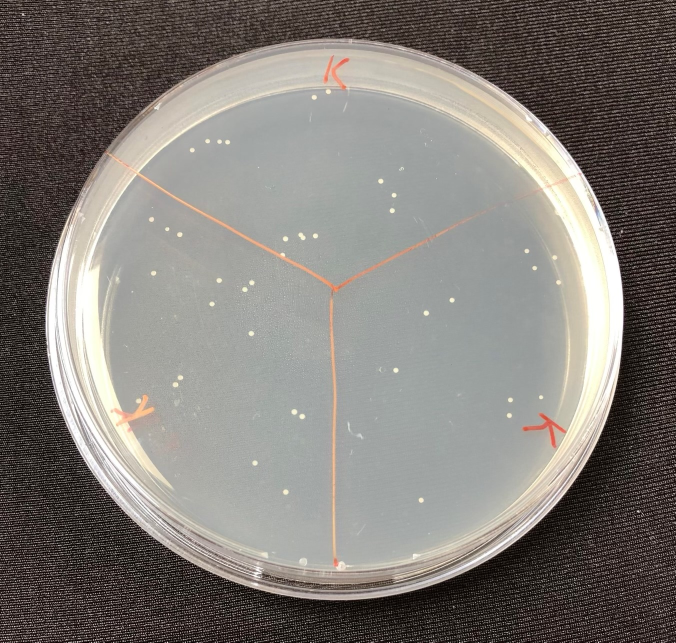
#> input picture src/img/bacteria_light_6.jpeg, 1351 x 1285 px (shown at 1/2 size); its folder holds 5 pictures in this run
$ python delta.py img/bacteria_dark.jpg   (older library calls are emulated)
#> lines starting #> are read from the running program, lines starting #| are printed output that depends on the picture; after the words box and inside, x2 and y2 are one past the last pixel; in counts of white or black regions, pixels touching at a corner belong together
#!/usr/bin/env python
# -*- coding: utf-8 -*-
"""
    Purpose: COSC428 Project 2021

    Title: Automated Bacterial Colony Enumeration

    Source: https://github.com/krransby/colony-counter
"""


__author__ = "Kayle Ransby - 34043590"
__credits__ = ["Kayle Ransby", "Richard Green"]
__version__ = "3.1.0"
__license__ = "???"

# Imports

import sys
import time
from csv import writer
import cv2
import numpy as np

# "Globals"

# Colour used to identify colonies
houghColor = (0, 0, 255)

# Function for outputing images
output_image = lambda n, v: cv2.imwrite(f'outputs/{n}.png', v)

# Debugging and output controls
DEBUG = False
OUTPUTDATA = False


def preprocess_image(img_ori):
    """
    Preprocesses the input image so that it can be used in the different algorithms.
    @param img_ori: Original input image.
    @Returns: (original image - cropped, preprocessed image).
    """

    # Kernal to be used for strong laplace filtering
    kernal_strong = np.array([
        [1, 1, 1],
        [1, -8, 1],
        [1, 1, 1]],
        dtype=np.float32)

    # Kernal to be used for weak laplace filtering
    kernal_weak = np.array([
        [0, 1, 0],
        [1, -4, 1],
        [0, 1, 0]],
        dtype=np.float32)

    # Perform laplace filtering
    img_lap = cv2.filter2D(img_ori, cv2.CV_32F, kernal_weak)
    img_sharp = np.float32(img_ori) - img_lap

    # Save the sharpened image
    if DEBUG:
        output_image("sharpened.png", img_sharp)

    # Convert to 8bits gray scale
    img_sharp = np.clip(img_sharp, 0, 255).astype('uint8')
    img_gray = cv2.cvtColor(img_sharp, cv2.COLOR_BGR2GRAY)

    # Save the greyscale image
    if DEBUG:
        output_image("greyscale.png", img_gray)

    # Binarize the greyscale image
    _, img_bin = cv2.threshold(img_gray, 0, 255, cv2.THRESH_BINARY | cv2.THRESH_OTSU)

    # Save the binary image
    if DEBUG:
        output_image("binary.png", img_bin)

    # Remove noise from the binary image
    img_bin = cv2.morphologyEx(img_bin, cv2.MORPH_OPEN, np.ones((3, 3), dtype=int))

    # Save the noise reduced binary image
    if DEBUG:
        output_image("noise_reduction.png", img_bin)

    # Find the circular plate mask in the image
    plate_mask, circle = find_plate(img_ori, img_bin)

    cv2.circle(img_ori, (int(circle[0]), int(circle[1])), int(circle[2]), houghColor, 2)

    # Crop the original image if needed
    img_ori = crop_image(img_ori, circle)

    # If the number of white pixels is greater than the number of black pixels
    # i.e. attempt to automatically detect the mask colour
    inv = 0
    if np.sum(img_bin == 255) > np.sum(img_bin == 0):
        inv = 1

    # Create the GUI elements
    window_name = 'Colour adjustment'
    cv2.namedWindow(window_name)
    cv2.createTrackbar("Invert Plate", window_name, 0, 1, nothing)
    cv2.createTrackbar("Invert Mask", window_name, 0, 1, nothing)
    cv2.createTrackbar("Process more", window_name, 0, 1, nothing)

    # Set default parameters
    cv2.setTrackbarPos("Invert Plate", window_name, inv)
    cv2.setTrackbarPos("Invert Mask", window_name, inv)
    cv2.setTrackbarPos("Process more", window_name, 0)

    # Loop to keep the window open
    while True:
        # Read the parameters from the GUI
        inv = cv2.getTrackbarPos('Invert Plate', window_name)
        mask_inv = cv2.getTrackbarPos('Invert Mask', window_name)
        extra_processing = cv2.getTrackbarPos('Process more', window_name)

        img_pro = np.copy(img_bin)

        # Apply circular mask
        img_pro[(plate_mask == False)] = 255 * mask_inv

        # Crop the processed image if needed
        img_pro = crop_image(img_pro, circle)

        # Apply extra processing if needed
        if extra_processing == 1:
            img_pro = cv2.erode(img_pro, None)
            img_pro = cv2.dilate(img_pro, None)
            img_pro = cv2.erode(img_pro, None)

        # Invert the colours of the image, or not
        if inv == 0:
            img_show = img_pro
        elif inv == 1:
            img_show = cv2.bitwise_not(img_pro)

        # Display the image in the window
        cv2.imshow(window_name, img_show)

        # close the window
        if cv2.waitKey(100) & 0xFF == ord('q'):
            cv2.destroyAllWindows()
            break

    # Save the preprocessed image
    if DEBUG:
        output_image("preprocessed.png", img_show)

    # Return the (cropped) original image and processed image
    return img_ori, img_show


def find_plate(img_ori, img_bin):
    """
    Identifies the plate with input from the user using the Hough Circle Transform.
    @param img_ori: Original image.
    @param img_bin: Binary thresholded image.
    @Returns: (Plate mask, circle).
    """

    # Define the max possible plate radius as
    # half the image size
    max_possible_radius = int(min(img_bin.shape) / 2)
    circle = 0

    # Create the GUI elements
    window_name = 'Plate Identification'
    cv2.namedWindow(window_name)
    cv2.createTrackbar("Plate Radius", window_name, 0, 50, nothing)
    cv2.createTrackbar("Radius offset", window_name, 0, 200, nothing)

    # Set default parameters
    cv2.setTrackbarPos("Plate Radius", window_name, 25)
    cv2.setTrackbarPos("Radius offset", window_name, 100)

    # Loop to keep the window open
    while True:
        # Read the parameters from the GUI
        radius_scale = cv2.getTrackbarPos('Plate Radius', window_name) / 100
        max_radius = int((max_possible_radius * radius_scale) + (max_possible_radius * 0.5))
        min_radius = max_radius - 10

        radius_offset = cv2.getTrackbarPos('Radius offset', window_name) / 100

        # Find plate in the image with Hough Circle Transform
        circles = cv2.HoughCircles(img_bin, cv2.HOUGH_GRADIENT, 1, 20, param1=100,
                                    param2=10, minRadius=min_radius, maxRadius=max_radius)

        img_show = img_ori.copy()

        if circles is not None:

            # Return data of the smallest circle found
            circles = (circles[0, :]).astype("float")
            max_c = np.argmax(circles, axis=0)
            indx = max_c[2]
            circle = circles[indx]
            circle = (int(circle[0]), int(circle[1]), int(radius_offset * circle[2]))

            # Draw the outer circle
            cv2.circle(img_show, (circle[0], circle[1]), circle[2], houghColor, 2)

            # Draw the center of the circle
            cv2.circle(img_show, (circle[0], circle[1]), 2, houghColor, 3)

        cv2.imshow(window_name, img_show)

        # Close the window
        if cv2.waitKey(100) & 0xFF == ord('q'):
            cv2.destroyAllWindows()
            break

    # Create plate mask:
    plate_mask = np.zeros(img_bin.shape, np.uint8)
    plate_mask = cv2.circle(plate_mask, (circle[0], circle[1]), circle[2], (255, 255, 255),
                            thickness=-1)

    return plate_mask, circle


def watershed_method(img_ori, img_pro):
    """
    Colony identification using watershed transform.
    @param img_ori: Original image.
    @param img_pro: Processed image.
    @Returns: (output image, no. colonies).
    """

    # Create the border of the components
    border = cv2.dilate(img_pro, None)
    border = border - cv2.erode(border, None)

    # Create the seed(s) for the watershed transform
    dist = cv2.distanceTransform(img_pro, 2, 3)
    dist = ((dist - dist.min()) / (dist.max() - dist.min()) * 255).astype(np.uint8)
    _, dist = cv2.threshold(dist, 110, 255, cv2.THRESH_BINARY)

    # Find the markers for the watershed transform
    num_components, markers = cv2.connectedComponents(dist)

    # Completing the markers
    markers = markers * (255 / (num_components + 1))
    markers[border == 255] = 255
    markers = markers.astype(np.int32)

    # Perfoming the watershead transform
    cv2.watershed(img_ori, markers)

    # Make the markers pretty and apply them to the input image
    markers[markers == -1] = 0
    markers = markers.astype(np.uint8)
    result = 255 - markers
    result[result != 255] = 0
    result = cv2.dilate(result, None)
    img_ori[result == 255] = houghColor

    return img_ori, num_components - 1


# [77 lines left out: functions hough_circle_method, nothing, error, not called in this run]


def load_image(filename, desired_res):
    """
    Function to load in an input image and set the width to
    the value specified in the parameter "desired_res".
    @param filename: String, file to be opened within the 'images/' directory.
    @param desired_res: Int., defired resolution of the input image (horizontal).
    @Returns: Scaled input image.
    """

    # Load the image
    img_ori = cv2.imread(f'img/{filename}')

    # Error checking
    if img_ori is None:
        error(f'Could not open or find the image: "{filename}".', 1)

    # Resize the image to the specified size
    scale = (desired_res / img_ori.shape[1])
    img_ori = cv2.resize(img_ori, (int(img_ori.shape[1] * scale), int(img_ori.shape[0] * scale)))

    return img_ori


def crop_image(img, mask):
    """
    Crops the given image by fitting a bounding box using
    the given circular mask; This makes the output more
    presentable.
    @param img: Image to be cropped.
    @param mask: Circular mask retrieved from Hough Transform.
    @Returns: Cropped (hopefully square) input image.
    """

    output = img

    # if the height is greater than the width;
    # i.e. portrait image
    if img.shape[0] > img.shape[1]:

        # Retrieve the coordinates & radius from circular mask
        x_pos, y_pos, radius = mask

        # Find the coordinates for the bottom left & top right of box
        x_bot = int(x_pos - radius)    # Bottom Left X
        y_bot = int(y_pos - radius)    # Bottom Left Y
        x_top = int(x_pos + radius)    # Top Right X
        y_top = int(y_pos + radius)    # Top Right Y

        # Find min distance from the edge of the box to the image border
        min_x_dist = min((img.shape[1] - x_top), (img.shape[1] - (img.shape[1] - x_bot)))
        min_y_dist = min((img.shape[0] - y_top), (img.shape[0] - (img.shape[0] - y_bot)))
        min_dist = min(min_x_dist, min_y_dist)

        # Apply remainder
        x_bot -= min_dist
        y_bot -= min_dist
        x_top += min_dist
        y_top += min_dist

        # Crop image using the new mask
        output = output[y_bot:y_top, x_bot:x_top]

    return output


def generate_output(img, count, method, filename, period):
    """
    Creates a fancy output image containing the processed image,
    the filename, the method used and the number of colonies
    found.
    @param img: Processed image.
    @param count: Number of colonies identified.
    @param method: Transform used to generate output.
    @param filename: Name of the file we just processed.
    @param period: Time taken (in seconds).
    @Returns: Finalized output image.
    """

    # For converting argument to text
    methods = {
        'h': 'Hough Circle Transform',
        'w': 'Watershed Transform'
    }

    # Font to use in output image
    font = cv2.FONT_HERSHEY_SIMPLEX
    font_scl = 0.5
    font_col = (0, 0, 0)

    # Create black border:
    height, width, chan = img.shape
    border_size = 20
    image_height = height + (border_size + 100)
    image_width = width + border_size
    border = np.zeros((image_height, image_width, chan), np.uint8)
    border[:,0:image_width] = houghColor

    # Process filename:
    name = filename.split("/")[-1].split(".")[0]

    # Generate text for image
    # Filename string
    file_str = f'File: "{name}"'
    cv2.putText(border, file_str, (10, image_height-80), font, font_scl, font_col, 1, cv2.LINE_AA)

    # Method used string
    method_str = f'Method: {methods[method.lower()]}'
    cv2.putText(border, method_str, (10, image_height-60), font, font_scl, font_col, 1, cv2.LINE_AA)

    # Number of colonies string
    count_str = f'Colonies: {count}'
    cv2.putText(border, count_str, (10, image_height-40), font, font_scl, font_col, 1, cv2.LINE_AA)

    # Amount of time string
    time_str = 'Time: {0:.2f} s'.format(period)
    cv2.putText(border, time_str, (10, image_height-20), font, font_scl, font_col, 1, cv2.LINE_AA)

    # Place output image into the border
    border[10:10+height, 10:10+width] = img

    # Save the output file
    output_image(f'{name}_{method}_C{count}', border)

    # Save data to .csv file
    if OUTPUTDATA:
        # csv file format
        data = [name, period, count, method]

        # Open our existing CSV file in append mode
        # Create a file object for this file
        with open('data_UC_water.csv', 'a') as f_object:

            # Pass this file object to csv.writer()
            # and get a writer object
            writer_object = writer(f_object)

            # Pass the list as an argument into
            # the writerow()
            writer_object.writerow(data)

            # Close the file object
            f_object.close()

    return border


def main(args):
    """
    Main execution function
    @Param args: Command line arguments.
    """

    # Check if we have the correct number of arguments
    if len(args) != 3:
        error('Incorrect number of arguments. Usage: counter.py <file> <method>', 1)

    # Load the specified image
    img_ori = load_image(args[1], 980)
#> in load_image, img_ori is the input picture: shape (1285, 1351, 3); mean B, G, R 119.6, 124.6, 129.2

    # Start counting the time spent counting
    start_time = time.time()

    # Preprocess the input image
    img_ori, img_pro = preprocess_image(img_ori)
#> in preprocess_image, `_, img_bin = cv2.threshold(img_gray, 0, 255, cv2.THRESH_BINARY | cv2.T..`:
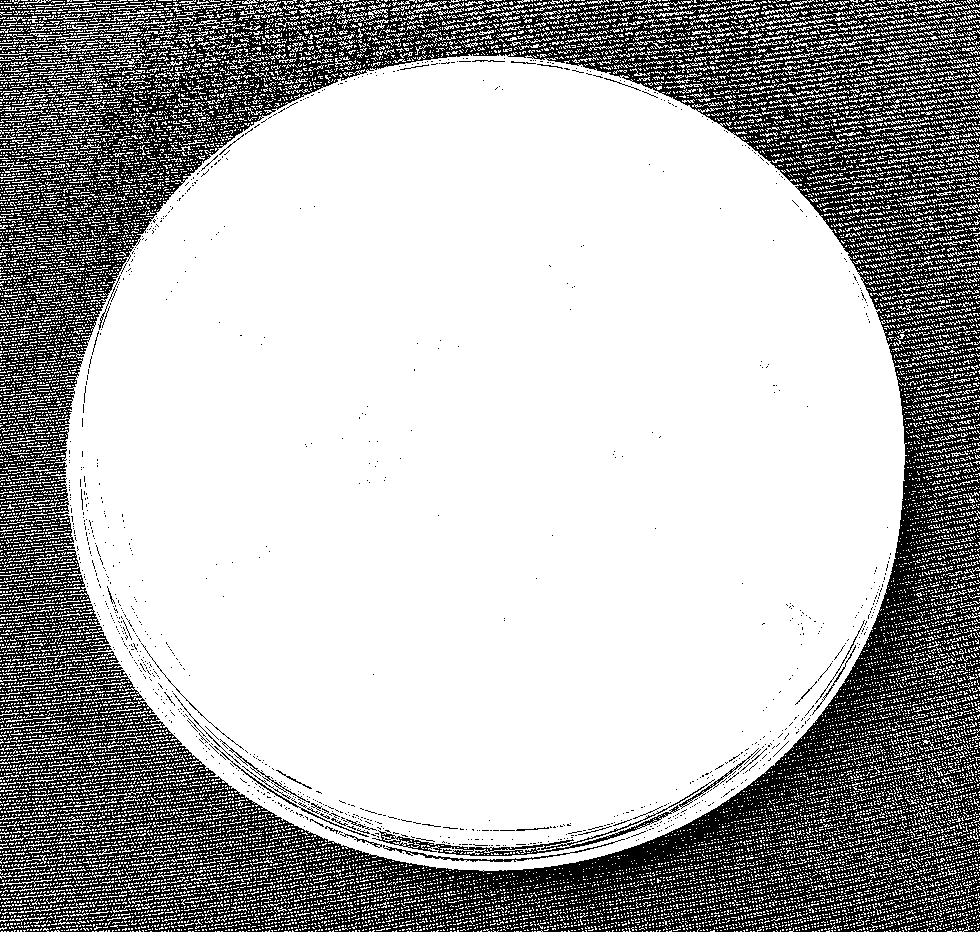
#> img_bin: shape (932, 980); 69.8% white; black in thin lines or dots
#> in find_plate, `circles = cv2.HoughCircles(img_bin, cv2.HOUGH_GRADIENT, 1, 20, param1=..`: circles = [[502.5, 514.5, 344], [423.5, 455.5, 346.2], [461.5, 520.5, 345.1], [550.5, 482.5, 347.3], [438.5, 480.5, 344]]
#> in find_plate, `max_c = np.argmax(circles, axis=0)`: max_c = [3, 2, 3]
#> in find_plate, `indx = max_c[2]`: indx = 3
#> in find_plate, `circle = circles[indx]`: circle = [550.5, 482.5, 347.3]
#> in find_plate, `circle = (int(circle[0]), int(circle[1]), int(radius_offset * circle[2..`: circle = (550, 482, 347)
#> (key q is pressed here)
#> in find_plate, `plate_mask = cv2.circle(plate_mask, (circle[0], circle[1]), circle[2],..`:
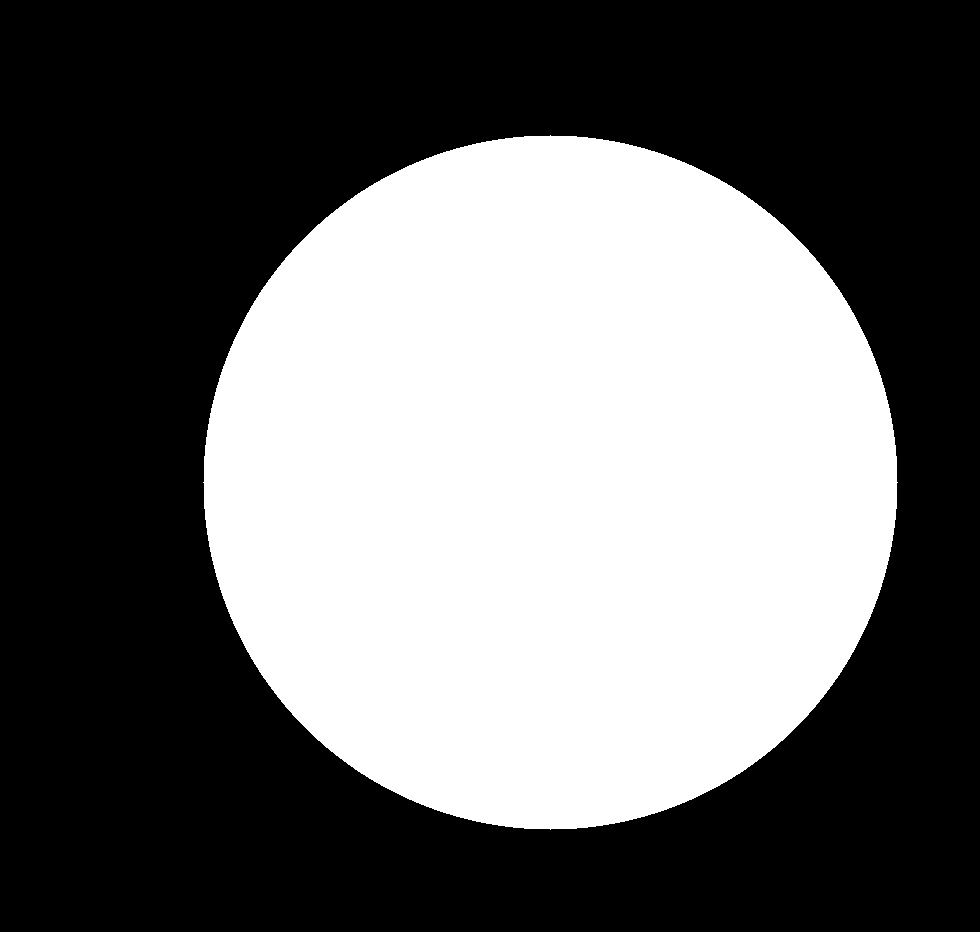
#> plate_mask: shape (932, 980); 41.4% white; 1 white region, box (x1, y1, x2, y2) and area: (203, 135, 898, 830) 378225
#> (key q is pressed here)

    # Run specified transform method
    if args[2].lower() == 'w':
        output, colonies = watershed_method(img_ori, img_pro)
#> in watershed_method, `_, dist = cv2.threshold(dist, 110, 255, cv2.THRESH_BINARY)`:
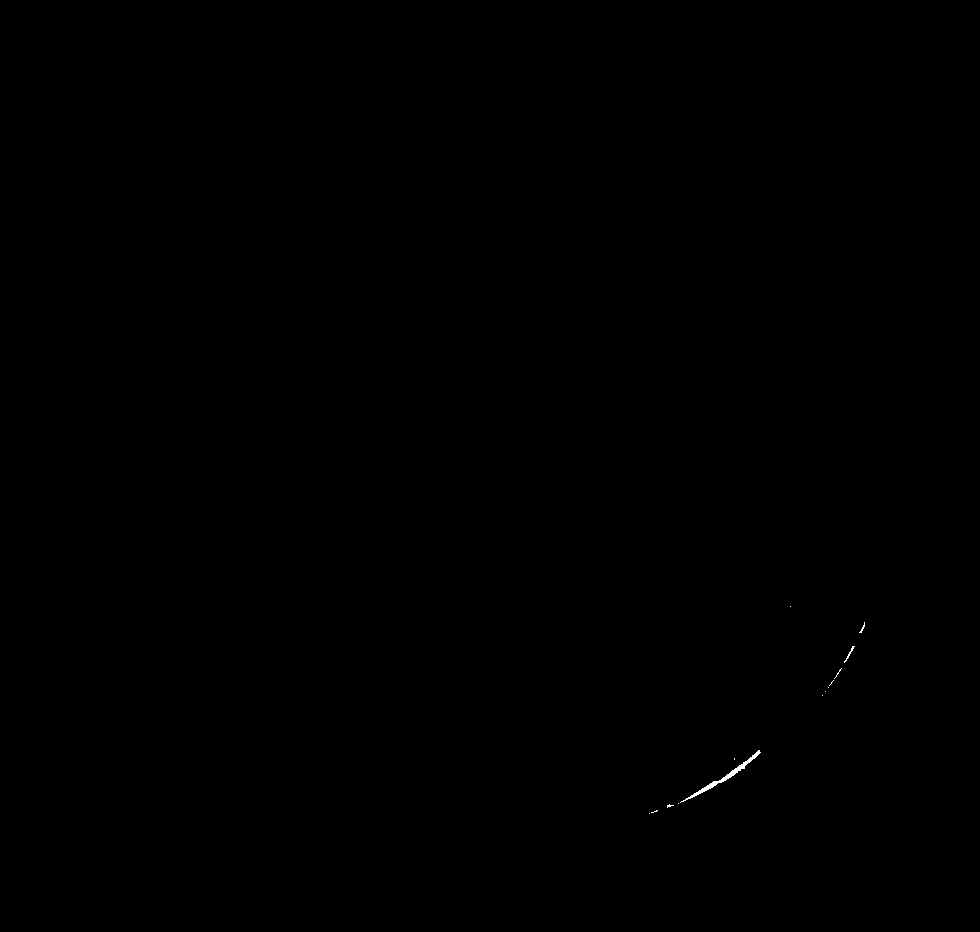
#> dist: shape (932, 980); 0.05% white; 14 white regions (11 under 20 px), largest, box (x1, y1, x2, y2) and area: (680, 750, 761, 803) 344, (844, 646, 855, 663) 34, (859, 622, 865, 633) 20
#> in watershed_method, `num_components, markers = cv2.connectedComponents(dist)`: num_components = 15
#> in watershed_method, `markers[markers == -1] = 0`:
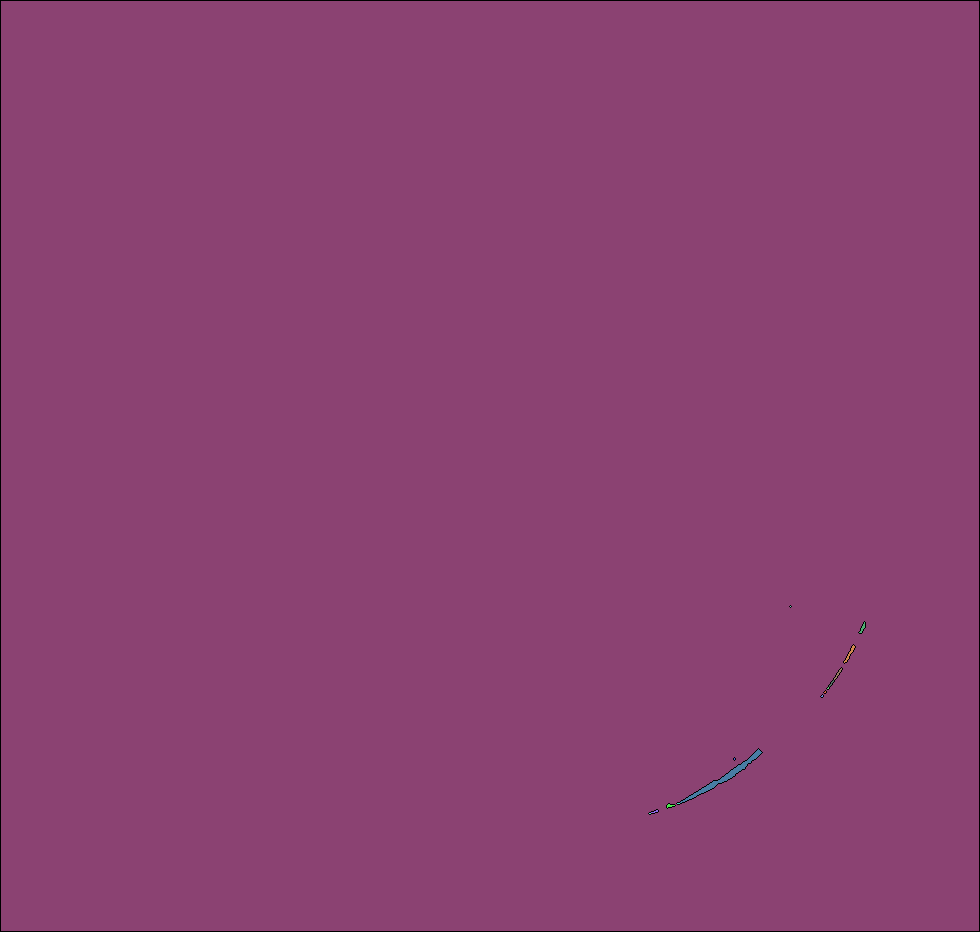
#> markers: shape (932, 980) int32; 16 distinct labels, from 0 to 255; one colour per label, 0 black
#> colonies = 14

    elif args[2].lower() == 'h':
        output, colonies = hough_circle_method(img_ori, img_pro)

    else:
        error(f'Undefined detection method: "{args[2]}"', 1)

    # Generate the output
    output = generate_output(output, colonies, args[2], args[1], (time.time() - start_time))
#> in generate_output, `count_str = f'Colonies: {count}'`: count_str = 'Colonies: 14'
#> in generate_output, `border[10:10+height, 10:10+width] = img`:
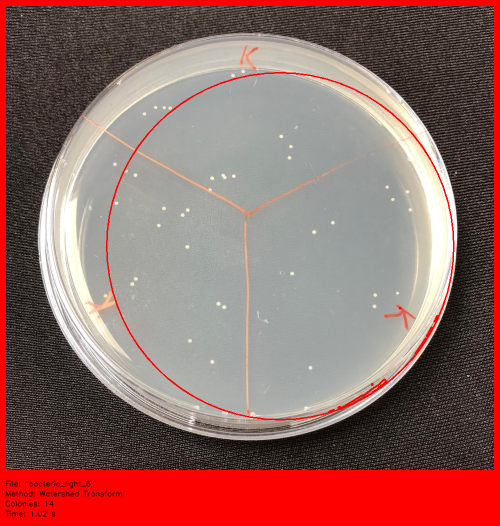
#> border: shape (1052, 1000, 3) (shown at 1/2 size); mean of channels 0, 1, 2 102.2, 106.4, 147.1; drawn as B, G, R

    # Visualize the final image
    cv2.imshow(f'Final Result: {colonies} Colonies found', output)
    cv2.waitKey()


if __name__ == '__main__':

    # Uncomment this line if not running through terminal,
    # only change the second and third elements
    main(['delta.py', 'bacteria_light_6.jpeg', 'w'])

    #main(sys.argv)
